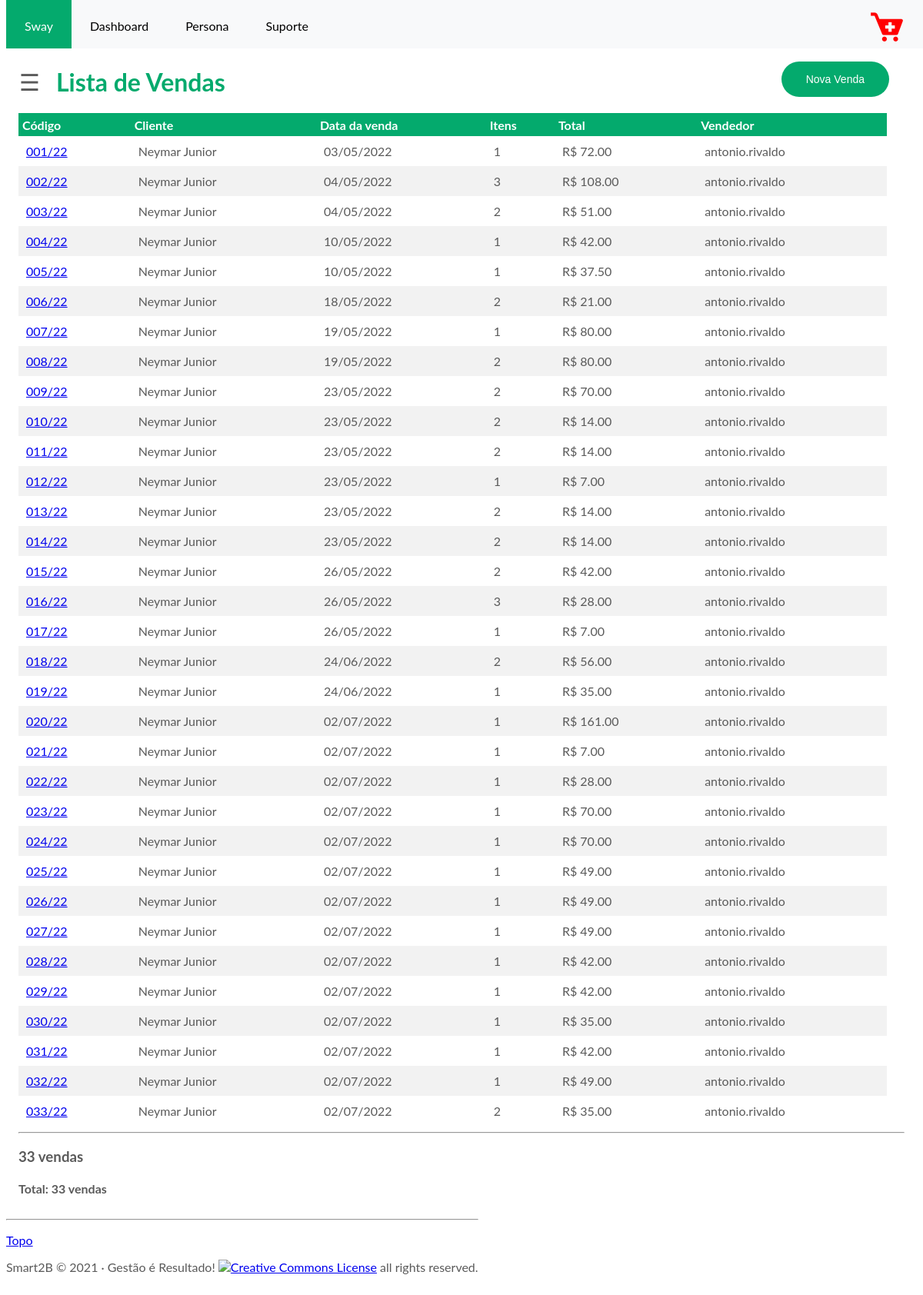
/swayapp/sale/ (signed in), run on the app's committed database.
### swayapp/models.py (models this page shows, shortened)
class TimeStampedModel(models.Model):
    created = models.DateTimeField(
        'criado em', auto_now_add=True, auto_now=False)
    modified = models.DateTimeField(
        'modificado em', auto_now_add=False, auto_now=True)
    class Meta:
        abstract = True

class Sale(TimeStampedModel):
    customer = models.ForeignKey('Customer', related_name='customer_sale', verbose_name='cliente',
                                 on_delete=models.CASCADE)
    seller = models.ForeignKey(User, related_name='seller_sale', verbose_name='vendedor', on_delete=models.CASCADE, null=True, blank=True)
    class Meta:
        verbose_name = 'venda'
        verbose_name_plural = 'vendas'
    def __str__(self):
        return "%03d" % self.id + "/%s" % self.created.strftime('%y')
    codigo = property(__str__)
    def get_detail(self):
        return "/swayapp/%i" % self.id
    def get_items(self):
        return self.sales_det.count()
    def get_total(self):
        qs = self.sales_det.filter(sale=self.pk).values_list('price_sale', 'quantity') or 0
        t = 0 if isinstance(qs, int) else sum(map(lambda q: q[0] * q[1], qs))
        return "R$ %s" % number_format(t, 2)

class Person(TimeStampedModel):
    gender = models.CharField('gênero', max_length=1, choices=gender_list)
    cpf = models.CharField('CPF', max_length=11)
    firstname = models.CharField('Nome', max_length=20)
    lastname = models.CharField('Sobrenome', max_length=20)
    email = models.EmailField('e-mail', unique=True, blank=True)
    phone = models.CharField('Fone', max_length=18, blank=True)
    birthday = models.DateTimeField('Nascimento', blank=True)
    class Meta:
        abstract = True
        ordering = ['firstname']
    def __str__(self):
        return self.firstname + " " + self.lastname
    full_name = property(__str__)

class Customer(Person):
    pass
    class Meta:
        verbose_name = 'cliente'
        verbose_name_plural = 'clientes'

### swayapp/views.py (the view)
# urls.py: path('sale/', views.SaleList.as_view(), name='sale_list'),
@method_decorator(login_required, name='dispatch')
class SaleList(CounterMixin, ListView):
    template_name = 'sale_list.html'
    model = Sale
    paginate_by = 60
    def get_queryset(self):
        if 'filter_sale_one' in self.request.GET:
            return Sale.objects.annotate(
                itens=Count('sales_det')).filter(itens=1)
        if 'filter_sale_zero' in self.request.GET:
            return Sale.objects.annotate(
                itens=Count('sales_det')).filter(itens=0)
        qs = super(SaleList, self).get_queryset()
        if 'customer' in self.request.GET:
            qs = qs.filter(customer=self.request.GET['customer'])
        if 'seller' in self.request.GET:
            qs = qs.filter(seller=self.request.GET['seller'])
        return qs

### swayapp/mixins.py (called while the page is built)
    def get_context_data(self, **kwargs):
        context =super(CounterMixin, self).get_context_data(**kwargs)
        context['count'] =self.get_queryset().count()
        return context

### swayapp/templates/sale_list.html (shortened to what this page needs)
{% extends 'base.html' %}
{% load widget_tweaks %}
{% block content %}
<a href="{% url 'swayapp:sale_add' %}">
	<button class="addbutton">
	Nova Venda
	</button>
</a>
<h1 class="willianclass">Lista de Vendas</h1>
{% if object_list %}
		<div>
			<table class="table">
				<thead>
					<tr>
						<th>Código</th>
						<th>Cliente</th>
						<th class="text-center">Data da venda</th>
						<th class="text-center">Itens</th>
						<th class="text-right">Total</th>
						<th>Vendedor</th>
					</tr>
				</thead>
				<tbody>
				{% for sale in object_list %}
					{% if sale.get_items == 0 %}
						<tr class="danger">
					{% elif sale.get_items == 1 %}
						<tr class="info">
					{% else %}
						<tr>
					{% endif %}
							<td><a href="{{ sale.get_detail }}">{{ sale.codigo }}</a></td>
							<td>{{ sale.customer.full_name }}</td>
							<td class="text-center">{{ sale.created|date:"d/m/Y" }}</td>
							<td class="text-center">{{ sale.get_items }}</td>
							<td class="text-right">{{ sale.get_total }}</td>
							<td>{{ sale.seller }}</td>
						</tr>
				{% endfor %}
				</tbody>
			</table>
		</div>
{% else %}
  <p class="alert alert-warning">Sem itens na lista.</p>
{% endif %}
<hr>
<div>
<h3>{{ object_list|length }} venda{{ object_list|length|pluralize }}</h3>
<h4><b>Total:</b> {{ page_obj.paginator.count }} venda{{ page_obj.paginator.count|pluralize }}</h4>
</div>
{% endblock content %}

### swayapp/static/css/style.css (style rules this page uses)
html { font-family: "Lato", sans-serif; -webkit-text-size-adjust: 100%; -ms-text-size-adjust: 100%; }
.willianclass { color: #04AA6D; margin-top: 63; margin-left 5; }
table { width: 98%; border-color: green; border-spacing: 0; border-collapse: collapse; margin-top: 2px; margin-left: 10px margin-right: 10px }
th { height: 30px; color: white; text-align: left; vertical-align: middle; background-color: #04AA6D; padding: 5px; position: -webkit-sticky; top: 0; }
td { height: 10px; padding: 10px; }
tr:nth-child(even) { background-color: #f2f2f2; }
.addbutton { background-color: #04AA6D; border: none; color: white; padding: 15px 32px; text-align: center; text-decoration: none; font-size: 14px; margin: 4px 2px; cursor: pointer; float: right; margin-top: 56; margin-right: 20; border-radius: 50px; }

### swayapp/templates/base.html (style rules this page uses)
body { padding-top: 0; padding-bottom: 40px; color: #5a5a5a; }

### data on the page
Sale: codigo "001/22", customer.full_name "Neymar Junior", created "03/05/2022", get_items "1", get_total "R$ 72.00", seller "antonio.rivaldo"
Sale: codigo "002/22", customer.full_name "Neymar Junior", created "04/05/2022", get_items "3", get_total "R$ 108.00", seller "antonio.rivaldo"
Sale: codigo "003/22", customer.full_name "Neymar Junior", created "04/05/2022", get_items "2", get_total "R$ 51.00", seller "antonio.rivaldo"
Sale: codigo "004/22", customer.full_name "Neymar Junior", created "10/05/2022", get_items "1", get_total "R$ 42.00", seller "antonio.rivaldo"
Sale: codigo "005/22", customer.full_name "Neymar Junior", created "10/05/2022", get_items "1", get_total "R$ 37.50", seller "antonio.rivaldo"
Sale: codigo "006/22", customer.full_name "Neymar Junior", created "18/05/2022", get_items "2", get_total "R$ 21.00", seller "antonio.rivaldo"
Sale: codigo "007/22", customer.full_name "Neymar Junior", created "19/05/2022", get_items "1", get_total "R$ 80.00", seller "antonio.rivaldo"
Sale: codigo "008/22", customer.full_name "Neymar Junior", created "19/05/2022", get_items "2", get_total "R$ 80.00", seller "antonio.rivaldo"
Sale: codigo "009/22", customer.full_name "Neymar Junior", created "23/05/2022", get_items "2", get_total "R$ 70.00", seller "antonio.rivaldo"
Sale: codigo "010/22", customer.full_name "Neymar Junior", created "23/05/2022", get_items "2", get_total "R$ 14.00", seller "antonio.rivaldo"
Sale: codigo "011/22", customer.full_name "Neymar Junior", created "23/05/2022", get_items "2", get_total "R$ 14.00", seller "antonio.rivaldo"
Sale: codigo "012/22", customer.full_name "Neymar Junior", created "23/05/2022", get_items "1", get_total "R$ 7.00", seller "antonio.rivaldo"
Sale: codigo "013/22", customer.full_name "Neymar Junior", created "23/05/2022", get_items "2", get_total "R$ 14.00", seller "antonio.rivaldo"
Sale: codigo "014/22", customer.full_name "Neymar Junior", created "23/05/2022", get_items "2", get_total "R$ 14.00", seller "antonio.rivaldo"
Sale: codigo "015/22", customer.full_name "Neymar Junior", created "26/05/2022", get_items "2", get_total "R$ 42.00", seller "antonio.rivaldo"
Sale: codigo "016/22", customer.full_name "Neymar Junior", created "26/05/2022", get_items "3", get_total "R$ 28.00", seller "antonio.rivaldo"
Sale: codigo "017/22", customer.full_name "Neymar Junior", created "26/05/2022", get_items "1", get_total "R$ 7.00", seller "antonio.rivaldo"
Sale: codigo "018/22", customer.full_name "Neymar Junior", created "24/06/2022", get_items "2", get_total "R$ 56.00", seller "antonio.rivaldo"
Sale: codigo "019/22", customer.full_name "Neymar Junior", created "24/06/2022", get_items "1", get_total "R$ 35.00", seller "antonio.rivaldo"
Sale: codigo "020/22", customer.full_name "Neymar Junior", created "02/07/2022", get_items "1", get_total "R$ 161.00", seller "antonio.rivaldo"
Sale: codigo "021/22", customer.full_name "Neymar Junior", created "02/07/2022", get_items "1", get_total "R$ 7.00", seller "antonio.rivaldo"
Sale: codigo "022/22", customer.full_name "Neymar Junior", created "02/07/2022", get_items "1", get_total "R$ 28.00", seller "antonio.rivaldo"
Sale: codigo "023/22", customer.full_name "Neymar Junior", created "02/07/2022", get_items "1", get_total "R$ 70.00", seller "antonio.rivaldo"
Sale: codigo "024/22", customer.full_name "Neymar Junior", created "02/07/2022", get_items "1", get_total "R$ 70.00", seller "antonio.rivaldo"
Sale: codigo "025/22", customer.full_name "Neymar Junior", created "02/07/2022", get_items "1", get_total "R$ 49.00", seller "antonio.rivaldo"
Sale: codigo "026/22", customer.full_name "Neymar Junior", created "02/07/2022", get_items "1", get_total "R$ 49.00", seller "antonio.rivaldo"
Sale: codigo "027/22", customer.full_name "Neymar Junior", created "02/07/2022", get_items "1", get_total "R$ 49.00", seller "antonio.rivaldo"
Sale: codigo "028/22", customer.full_name "Neymar Junior", created "02/07/2022", get_items "1", get_total "R$ 42.00", seller "antonio.rivaldo"
Sale: codigo "029/22", customer.full_name "Neymar Junior", created "02/07/2022", get_items "1", get_total "R$ 42.00", seller "antonio.rivaldo"
Sale: codigo "030/22", customer.full_name "Neymar Junior", created "02/07/2022", get_items "1", get_total "R$ 35.00", seller "antonio.rivaldo"
Sale: codigo "031/22", customer.full_name "Neymar Junior", created "02/07/2022", get_items "1", get_total "R$ 42.00", seller "antonio.rivaldo"
Sale: codigo "032/22", customer.full_name "Neymar Junior", created "02/07/2022", get_items "1", get_total "R$ 49.00", seller "antonio.rivaldo"
Sale: codigo "033/22", customer.full_name "Neymar Junior", created "02/07/2022", get_items "2", get_total "R$ 35.00", seller "antonio.rivaldo"

### other printed values
{{ object_list|length }} "33"
{{ page_obj.paginator.count }} "33"
